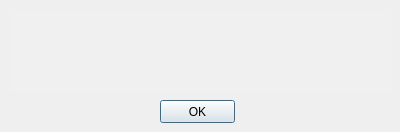
<?xml version="1.0" encoding="UTF-8"?>
<ui version="4.0">
 <class>WarningDialog</class>
 <widget class="QDialog" name="WarningDialog">
  <property name="geometry">
   <rect>
    <x>0</x>
    <y>0</y>
    <width>400</width>
    <height>132</height>
   </rect>
  </property>
  <property name="windowTitle">
   <string>Dialog</string>
  </property>
  <widget class="QPushButton" name="pushButton">
   <property name="geometry">
    <rect>
     <x>160</x>
     <y>100</y>
     <width>75</width>
     <height>23</height>
    </rect>
   </property>
   <property name="text">
    <string>OK</string>
   </property>
  </widget>
  <widget class="QTextBrowser" name="textBrowser">
   <property name="geometry">
    <rect>
     <x>10</x>
     <y>10</y>
     <width>381</width>
     <height>81</height>
    </rect>
   </property>
   <property name="styleSheet">
    <string notr="true">background-color: rgb(240, 240, 240);</string>
   </property>
   <property name="frameShape">
    <enum>QFrame::NoFrame</enum>
   </property>
   <property name="frameShadow">
    <enum>QFrame::Raised</enum>
   </property>
   <property name="autoFormatting">
    <set>QTextEdit::AutoNone</set>
   </property>
   <property name="documentTitle">
    <string>WARNING</string>
   </property>
   <property name="overwriteMode">
    <bool>false</bool>
   </property>
   <property name="textInteractionFlags">
    <set>Qt::NoTextInteraction</set>
   </property>
   <property name="openLinks">
    <bool>false</bool>
   </property>
  </widget>
 </widget>
 <resources/>
 <connections/>
</ui>
